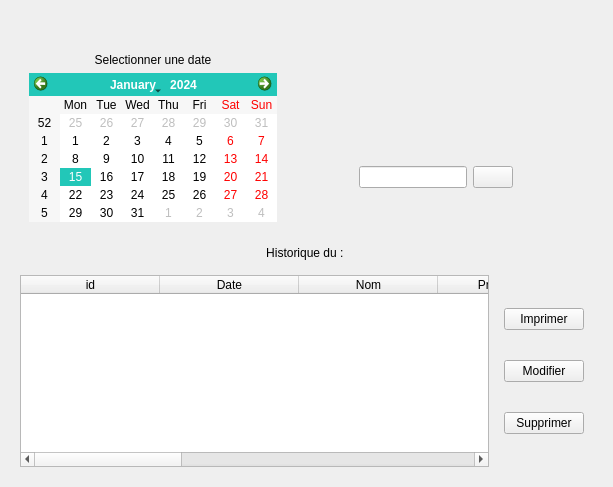
     <widget class="QWidget" name="tab_H">
      <attribute name="title">
       <string>Historique</string>
      </attribute>
      <layout class="QVBoxLayout" name="verticalLayout_19">
       <item>
        <widget class="QFrame" name="frame_23">
         <layout class="QVBoxLayout" name="verticalLayout_5"/>
        </widget>
       </item>
       <item>
        <widget class="QWidget" name="widget_31" native="true">
         <layout class="QHBoxLayout" name="horizontalLayout_18">
          <item>
           <widget class="QWidget" name="widget_9" native="true">
            <layout class="QGridLayout" name="gridLayout_4">
             <item row="0" column="0">
              <widget class="QLabel" name="label_19">
               <property name="text">
                <string>Selectionner une date</string>
               </property>
               <property name="alignment">
                <set>Qt::AlignCenter</set>
               </property>
              </widget>
             </item>
             <item row="1" column="0">
              <widget class="QCalendarWidget" name="calendarWidget">
               <property name="styleSheet">
                <string notr="true">selection-background-color: rgb(34, 199, 184);
</string>
               </property>
              </widget>
             </item>
             <item row="1" column="1">
              <spacer name="horizontalSpacer_3">
               <property name="orientation">
                <enum>Qt::Horizontal</enum>
               </property>
               <property name="sizeHint" stdset="0">
                <size>
                 <width>40</width>
                 <height>20</height>
                </size>
               </property>
              </spacer>
             </item>
            </layout>
           </widget>
          </item>
          <item>
           <widget class="QWidget" name="widget_28" native="true">
            <layout class="QHBoxLayout" name="horizontalLayout_16">
             <item>
              <widget class="QWidget" name="widget_29" native="true">
               <layout class="QVBoxLayout" name="verticalLayout_18">
                <item>
                 <widget class="QWidget" name="widget_10" native="true">
                  <layout class="QVBoxLayout" name="verticalLayout_7">
                   <item>
                    <widget class="QLabel" name="image_p2">
                     <property name="text">
                      <string/>
                     </property>
                     <property name="pixmap">
                      <pixmap>../../../../../../../.designer/res/logo.png</pixmap>
                     </property>
                     <property name="alignment">
                      <set>Qt::AlignHCenter|Qt::AlignTop</set>
                     </property>
                    </widget>
                   </item>
                  </layout>
                 </widget>
                </item>
                <item>
                 <widget class="QWidget" name="widget_30" native="true">
                  <layout class="QHBoxLayout" name="horizontalLayout_17">
                   <item>
                    <widget class="QLineEdit" name="ed_rech_3"/>
                   </item>
                   <item>
                    <widget class="QPushButton" name="btn_recherche_3">
                     <property name="text">
                      <string/>
                     </property>
                     <property name="icon">
                      <iconset>
                       <normaloff>../../../../../../../.designer/ressource/icon/rech.png</normaloff>../../../../../../../.designer/ressource/icon/rech.png</iconset>
                     </property>
                     <property name="iconSize">
                      <size>
                       <width>17</width>
                       <height>12</height>
                      </size>
                     </property>
                    </widget>
                   </item>
                  </layout>
                 </widget>
                </item>
               </layout>
              </widget>
             </item>
             <item>
              <spacer name="horizontalSpacer_8">
               <property name="orientation">
                <enum>Qt::Horizontal</enum>
               </property>
               <property name="sizeHint" stdset="0">
                <size>
                 <width>40</width>
                 <height>20</height>
                </size>
               </property>
              </spacer>
             </item>
             <item>
              <widget class="QLabel" name="image_p_2">
               <property name="text">
                <string/>
               </property>
               <property name="pixmap">
                <pixmap>../../../../../../../.designer/res/logo.png</pixmap>
               </property>
               <property name="alignment">
                <set>Qt::AlignCenter</set>
               </property>
              </widget>
             </item>
            </layout>
           </widget>
          </item>
         </layout>
        </widget>
       </item>
       <item>
        <widget class="QLabel" name="label_18">
         <property name="styleSheet">
          <string notr="true">font: 16pt &quot;Stencil&quot;;</string>
         </property>
         <property name="text">
          <string>Historique du : </string>
         </property>
         <property name="alignment">
          <set>Qt::AlignCenter</set>
         </property>
        </widget>
       </item>
       <item>
        <widget class="QWidget" name="widget_32" native="true">
         <layout class="QHBoxLayout" name="horizontalLayout_19">
          <item>
           <widget class="QTableWidget" name="vue_historique">
            <property name="styleSheet">
             <string notr="true">selection-background-color: rgb(32, 189, 175);
alternate-background-color: rgb(225, 225, 225);
font: 75 10pt &quot;Myanmar Text&quot;;
</string>
            </property>
            <property name="alternatingRowColors">
             <bool>true</bool>
            </property>
            <property name="showGrid">
             <bool>true</bool>
            </property>
            <property name="sortingEnabled">
             <bool>true</bool>
            </property>
            <attribute name="horizontalHeaderDefaultSectionSize">
             <number>139</number>
            </attribute>
            <column>
             <property name="text">
              <string>id</string>
             </property>
            </column>
            <column>
             <property name="text">
              <string>Date</string>
             </property>
            </column>
            <column>
             <property name="text">
              <string>Nom</string>
             </property>
            </column>
            <column>
             <property name="text">
              <string>Prenom (s)</string>
             </property>
            </column>
            <column>
             <property name="text">
              <string>Age</string>
             </property>
            </column>
            <column>
             <property name="text">
              <string>Poid</string>
             </property>
            </column>
            <column>
             <property name="text">
              <string>Téléphone</string>
             </property>
            </column>
            <column>
             <property name="text">
              <string>Sexe</string>
             </property>
            </column>
            <column>
             <property name="text">
              <string>status</string>
             </property>
            </column>
           </widget>
          </item>
          <item>
           <widget class="QWidget" name="widget_33" native="true">
            <layout class="QVBoxLayout" name="verticalLayout_17">
             <item>
              <widget class="QPushButton" name="pushButton">
               <property name="text">
                <string>Imprimer</string>
               </property>
              </widget>
             </item>
             <item>
              <widget class="QPushButton" name="pushButton_7">
               <property name="text">
                <string>Modifier</string>
               </property>
              </widget>
             </item>
             <item>
              <widget class="QPushButton" name="pushButton_6">
               <property name="text">
                <string>Supprimer</string>
               </property>
              </widget>
             </item>
            </layout>
           </widget>
          </item>
         </layout>
        </widget>
       </item>
      </layout>
     </widget>
